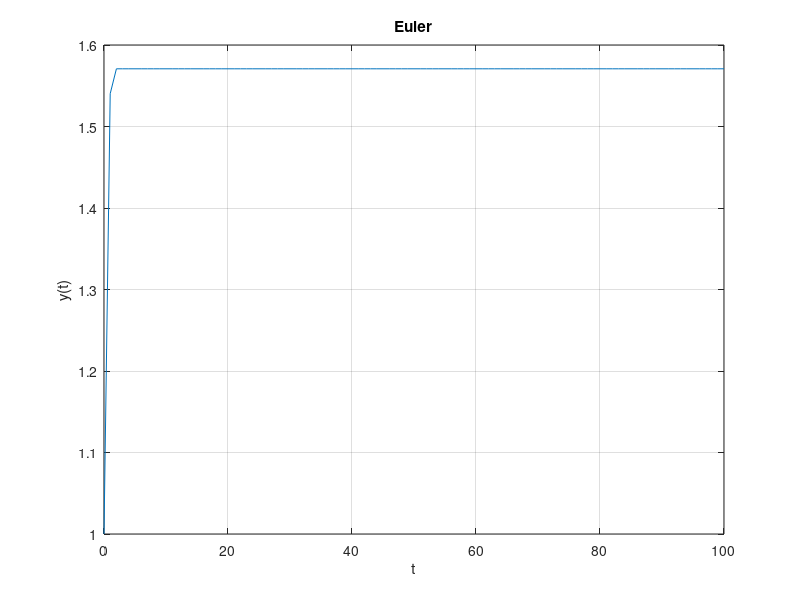
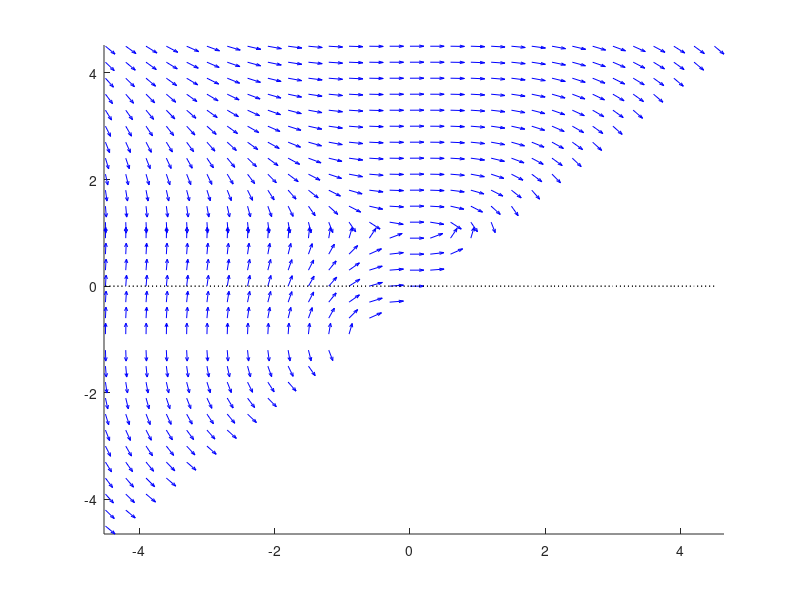

Write the MATLAB code that produced these figures, in order.
% Euler's method on first order diff eq dy/dt = cos(t-y) with init cond. y(0) = 1.
 clear t
 clear y
 ti = 0; %this is the left endpoint
 h = 1; %step size
 tf = 100;% this is the right endpoint of the interval
 n = (tf - ti)/h; % total number of steps
 t(1)=ti; % starting value
 y(1)= 1; %initial of y
 
 for j=1:n
     t(j+1) = h +t(j);
     y(j+1) = y(j)+h*cos(y(j));
 end
 
 
figure(1)
 plot(t,y)
 
 xlabel('t')
 ylabel('y(t)')
 
 title('Euler')
 
 hold on %Allows us to plot multiple solutions on same graph
 grid on % adds grid
 
 %Direction field based on figure 2.1.1 in text
 % y' = x^/(1-y^2)
 
 x = [-4.5:0.3:4.5]; %declared a vector interval of 0.3 from -4.5 to 4.5
 y = [-4.5:0.3:4.5];
 m = length(x); % meaure the x axis length of vector field
 n=length(y);
 
 %We need x components for our m by n grid. We will initialize them all to zeros. Ditto with y components
 
 xc = zeros(m,n);
 yc = zeros(m,n);
 
 % We need to create a matrix of all vector field vectors by storing each vector's x and y component. 
 for i=1:m
     for j=i:n
         xc(j,i) =1;
         yc(j,i) =x(i).^2/(1-y(j).^2);
     end
 end
 
 arrow = sqrt(xc.^2+yc.^2);
 
 figure(2)
 hold on;
 quiver(x,y,xc./arrow,yc./arrow, 0.5, 'b') %plots all arrows, scaled down
 
 plot(x, 0*x, ':k');
 plot(y, 0*y, ':k');
 
 axis tight; %tells MATLAB to choose a window size equal to the size of the plot
